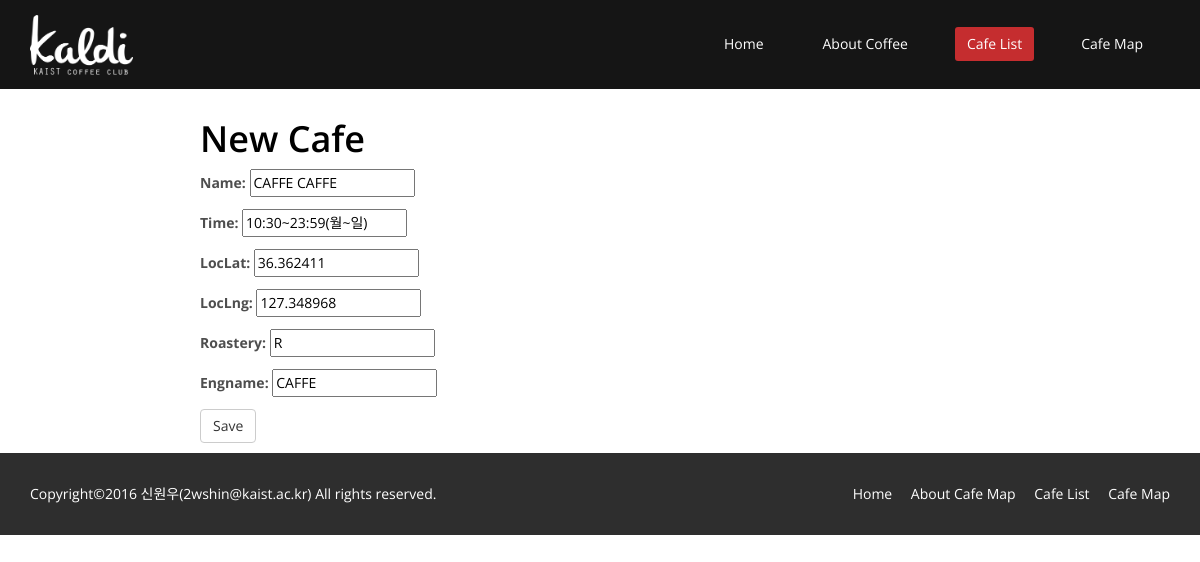
Page /edit_cafe/CAFFE/ on the committed database.
### basic/models.py (models this page shows)
class Cafe(models.Model):
    name = models.CharField(max_length=30)
    time = models.CharField(max_length=100)
    locLat = models.FloatField(default=0)
    locLng = models.FloatField(default=0)
    Roastery = models.CharField(max_length=5, default='N')
    Engname = models.CharField(max_length=10)

### basic/views.py (the view)
# urls.py: url(r'^edit_cafe/([^/]+)/$', edit_cafe),
def edit_cafe(request, Engname):
    cafe = Cafe.objects.get(Engname=Engname)
    if request.method == "POST":
        form = CafeForm(request.POST, instance=cafe)
        if form.is_valid():
            form.save()
            return redirect('/cafe_list/')
    else:
        form = CafeForm(instance=cafe)
    return render(request, 'cafe_edit.html', {'form': form})

### basic/forms.py
class CafeForm(ModelForm):
    class Meta:
        model = Cafe
        fields = ['name', 'time', 'locLat', 'locLng', 'Roastery', 'Engname']

### templates/cafe_edit.html (shortened to what this page needs)
{% extends "base.html" %}
{% block content %}
                <div class="collapse navbar-collapse navbar-right">
                    <ul class="nav navbar-nav">
                        <li><a href="/home/">Home</a></li>
                        <li><a href="/map_infro/">About Coffee</a></li>
                        <li class="active"><a href="/cafe_list/">Cafe List</a></li>
                        <li><a href="/cafe_map/">Cafe Map</a></li>
                    </ul>
                </div>
            </div>
        </nav>
	</header>
    <div style="margin-left: 200px; margin-right: auto; display: inline-block; margin-top: 10px; margin-bottom: 10px">
        <h1 style="color: black">New Cafe</h1>
        <form method="POST" class="post-form">
            {{ form.as_p }}
            <button type="submit" class="save btn btn-default">Save</button>
        </form>
    </div>
{% endblock %}

### static/css/main.css (style rules this page uses)
body { background: #fff; font-family: 'Open Sans', sans-serif; color:#4e4e4e; line-height: 22px; }
h1, h2, h3, h4, h5, h6 { font-weight: 600; font-family: 'Open Sans', sans-serif; color:#4e4e4e; }
h1 { font-size: 36px; color:#fff; }
a { color: #c52d2f; -webkit-transition: color 300ms, background-color 300ms; -moz-transition: color 300ms, background-color 300ms; -o-transition: color 300ms, background-color 300ms; transition: color 300ms, background-color 300ms; }
.navbar-nav { margin-top: 12px; }
.navbar-nav>li { margin-left: 35px; padding-bottom: 28px; }
.navbar-inverse .navbar-nav > li > a { padding: 5px 12px; margin: 0; border-radius: 3px; color: #fff; line-height: 24px; display: inline-block; }
.navbar-inverse .navbar-nav > .active > a, .navbar-inverse .navbar-nav > .active > a:hover, .navbar-inverse .navbar-nav > .active > a:focus, .navbar-inverse .navbar-nav > .open > a, .navbar-inverse .navbar-nav > .open > a:hover, .navbar-inverse .navbar-nav > .open > a:focus { background-color: #c52d2f; color: #fff; }
.navbar-inverse .navbar-collapse, .navbar-inverse .navbar-form { border-top: 0; padding-bottom: 0; }

### rows in the picture
Cafe: name "CAFFE CAFFE", time "10:30~23:59(월~일)", locLat "36.362411", locLng "127.348968", Roastery "R", Engname "CAFFE"
